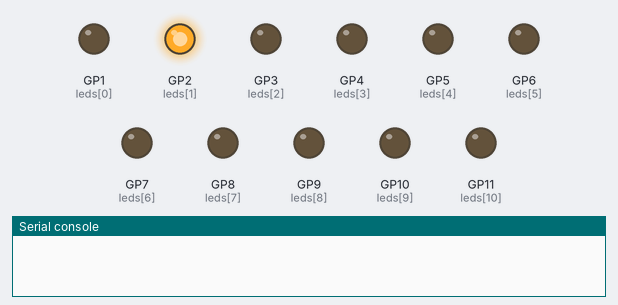
The program below on a simulated Raspberry Pi Pico running MicroPython. Shown: output pins drawn as LEDs (lit = HIGH), the last lines printed to the serial console.

Above: at 0.06 s.
At 0.56 s:
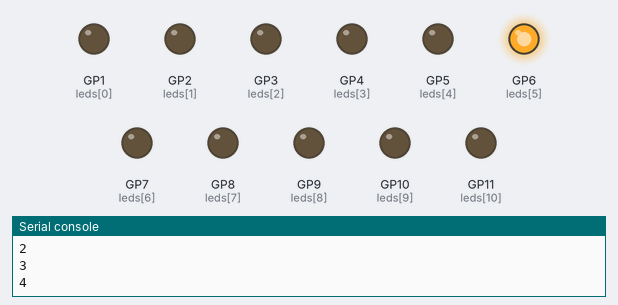
At 0.81 s:
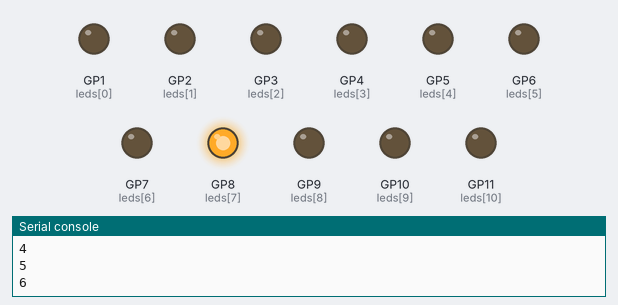
At 1.06 s:
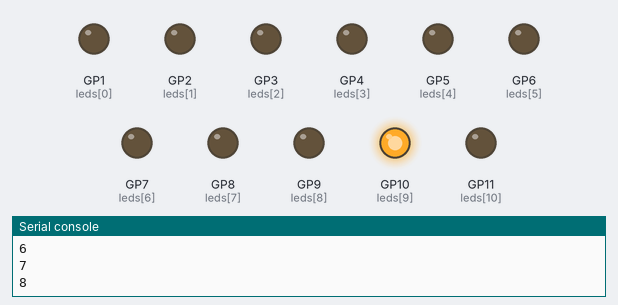
At 1.81 s:
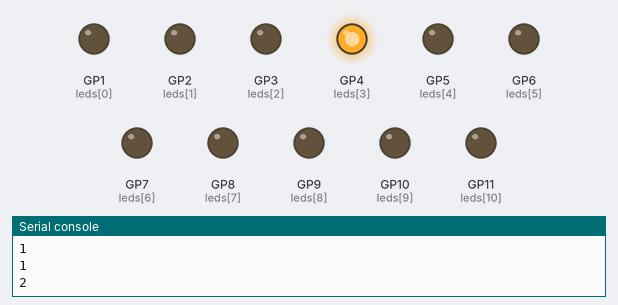
At 2.7 s:
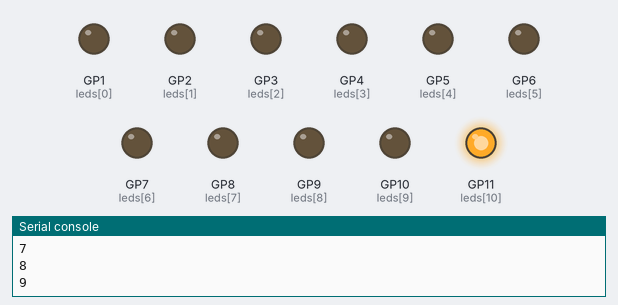
Timing chart, 0 to 3.5 s (numbered marks = the images above):
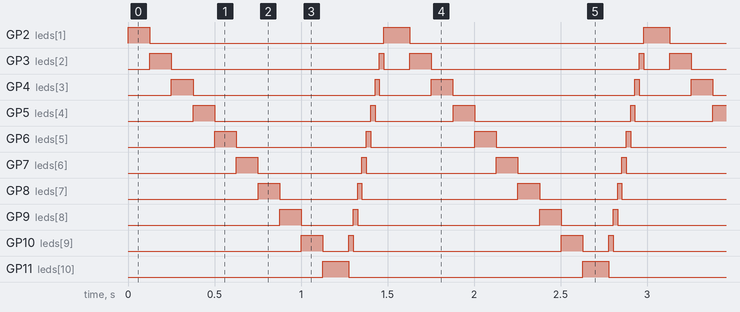

Measured:
- by itself, GP2 (leds[1]), GP11 (leds[10]): alternates HIGH for 0.15 s and LOW for 1.4 s
- by itself, GP3 (leds[2]): repeats every 1.5 s: LOW 1.2 s, HIGH 0.03 s, LOW 0.15 s, HIGH 0.13 s
- by itself, GP4 (leds[3]): repeats every 1.5 s: LOW 1.1 s, HIGH 0.03 s, LOW 0.30 s, HIGH 0.13 s
- by itself, GP5 (leds[4]): repeats every 1.5 s: LOW 0.90 s, HIGH 0.03 s, LOW 0.45 s, HIGH 0.13 s
- by itself, GP6 (leds[5]): repeats every 1.5 s: LOW 0.75 s, HIGH 0.03 s, LOW 0.60 s, HIGH 0.13 s
- by itself, GP7 (leds[6]): repeats every 1.5 s: LOW 0.60 s, HIGH 0.03 s, LOW 0.75 s, HIGH 0.13 s
- by itself, GP8 (leds[7]): repeats every 1.5 s: LOW 0.45 s, HIGH 0.03 s, LOW 0.90 s, HIGH 0.13 s
- by itself, GP9 (leds[8]): repeats every 1.5 s: LOW 0.30 s, HIGH 0.03 s, LOW 1.1 s, HIGH 0.13 s

The program:

knightrider3.py
```python
from machine import Pin
import utime

leds = [Pin(i) for i in range(1,12)] #to assign pin number for leds. between 1 and 12

for i in range (1,12): # set pin mode to OUT
    Pin(i,Pin.OUT)

while True:
    for n in range (1,11):
        leds[n].on()
        utime.sleep_ms(125)
        leds[n].off()
        print(n)

    for n in reversed(range (1,11)):
        leds[n].on()
        utime.sleep_ms(25)
        leds[n].off()
        print(n)
  
```
